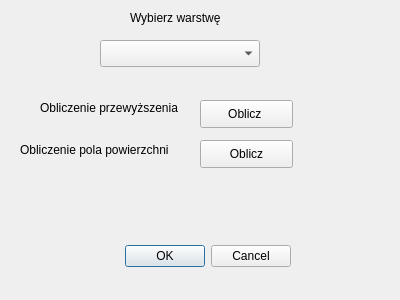
<?xml version="1.0" encoding="UTF-8"?>
<ui version="4.0">
 <class>InformatykaPluginDialogBase</class>
 <widget class="QDialog" name="InformatykaPluginDialogBase">
  <property name="geometry">
   <rect>
    <x>0</x>
    <y>0</y>
    <width>400</width>
    <height>300</height>
   </rect>
  </property>
  <property name="windowTitle">
   <string>Informatyka_Plugin</string>
  </property>
  <widget class="QPushButton" name="pushButtonElevation">
   <property name="geometry">
    <rect>
     <x>200</x>
     <y>100</y>
     <width>93</width>
     <height>28</height>
    </rect>
   </property>
   <property name="text">
    <string>Oblicz </string>
   </property>
  </widget>
  <widget class="QLabel" name="labelArea">
   <property name="geometry">
    <rect>
     <x>20</x>
     <y>140</y>
     <width>171</width>
     <height>20</height>
    </rect>
   </property>
   <property name="text">
    <string>Obliczenie pola powierzchni</string>
   </property>
  </widget>
  <widget class="QLabel" name="labelAreaResult">
   <property name="geometry">
    <rect>
     <x>300</x>
     <y>150</y>
     <width>81</width>
     <height>20</height>
    </rect>
   </property>
   <property name="text">
    <string/>
   </property>
  </widget>
  <widget class="QPushButton" name="pushButtonArea">
   <property name="geometry">
    <rect>
     <x>200</x>
     <y>140</y>
     <width>93</width>
     <height>28</height>
    </rect>
   </property>
   <property name="text">
    <string>Oblicz</string>
   </property>
  </widget>
  <widget class="QLabel" name="labelElevationResult">
   <property name="geometry">
    <rect>
     <x>300</x>
     <y>110</y>
     <width>81</width>
     <height>20</height>
    </rect>
   </property>
   <property name="text">
    <string/>
   </property>
  </widget>
  <widget class="QDialogButtonBox" name="button_box">
   <property name="geometry">
    <rect>
     <x>110</x>
     <y>240</y>
     <width>181</width>
     <height>32</height>
    </rect>
   </property>
   <property name="orientation">
    <enum>Qt::Horizontal</enum>
   </property>
   <property name="standardButtons">
    <set>QDialogButtonBox::Cancel|QDialogButtonBox::Ok</set>
   </property>
  </widget>
  <widget class="QgsMapLayerComboBox" name="mLayerChoose">
   <property name="geometry">
    <rect>
     <x>100</x>
     <y>40</y>
     <width>160</width>
     <height>27</height>
    </rect>
   </property>
  </widget>
  <widget class="QLabel" name="labelChooseLayer">
   <property name="geometry">
    <rect>
     <x>130</x>
     <y>10</y>
     <width>171</width>
     <height>16</height>
    </rect>
   </property>
   <property name="text">
    <string>Wybierz warstwę</string>
   </property>
  </widget>
  <widget class="QLabel" name="labelElevation">
   <property name="geometry">
    <rect>
     <x>40</x>
     <y>100</y>
     <width>151</width>
     <height>16</height>
    </rect>
   </property>
   <property name="text">
    <string>Obliczenie przewyższenia</string>
   </property>
  </widget>
 </widget>
 <customwidgets>
  <customwidget>
   <class>QgsMapLayerComboBox</class>
   <extends>QComboBox</extends>
   <header>qgsmaplayercombobox.h</header>
  </customwidget>
 </customwidgets>
 <resources/>
 <connections/>
</ui>
